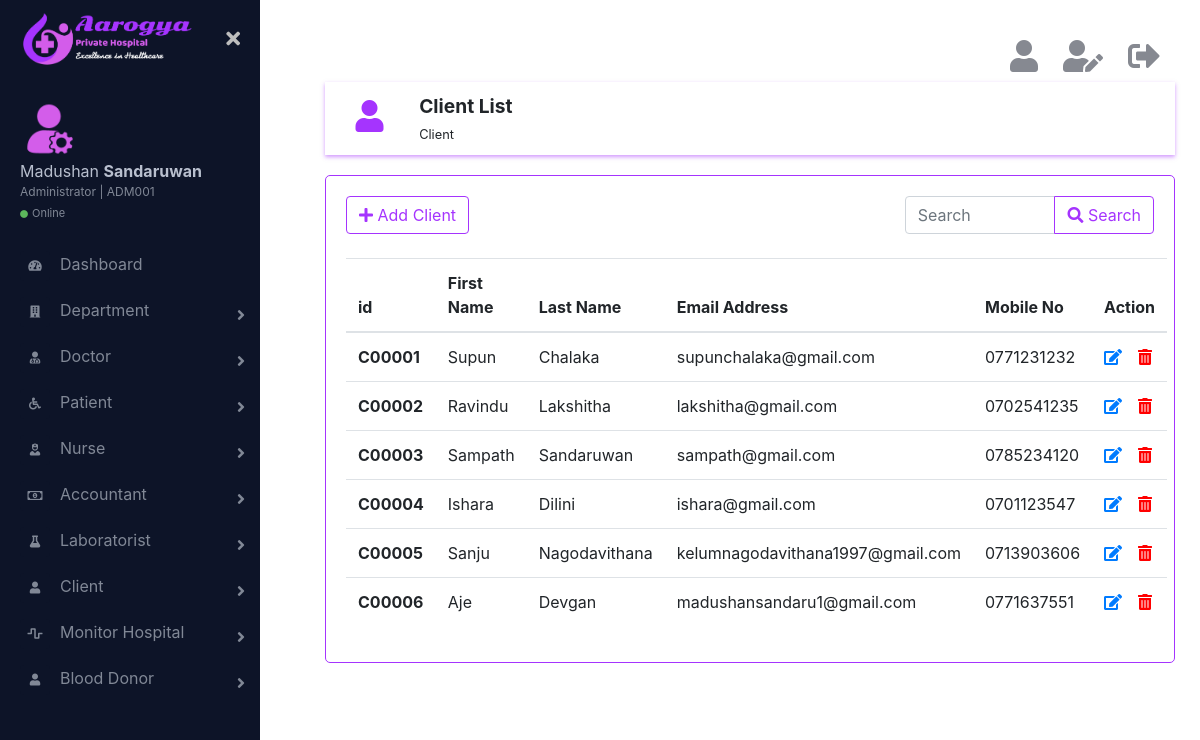
The page /html/clientList.php (signed in) on the database its author committed.
### tables this page shows
CREATE TABLE IF NOT EXISTS `client` (
  `id` char(6) NOT NULL,
  `firstName` varchar(20) NOT NULL,
  `lastName` varchar(20) NOT NULL,
  `email` varchar(100) NOT NULL,
  `mobile` char(10) NOT NULL,
  `is_deleted` int(11) NOT NULL,
  PRIMARY KEY (`id`)
);

### html/clientList.php (the view, shortened to what this page needs)
<?php
    require_once('../connection/connection.php');
?>
<!DOCTYPE html>
<html lang="en">
    <head>
        <link rel="stylesheet" href="../css/bootstrap.min.css">
        <link href="https://cdnjs.cloudflare.com/ajax/libs/font-awesome/5.10.0-11/css/all.css" rel="stylesheet">
        <link href="../css/main.css" rel="stylesheet">
    </head>
    <body>
        <div class="page-wrapper chiller-theme toggled">
            <?php
                require_once('sidebar.php');
            ?>
            <main class="page-content">
                <div class="container">
                    <?php
                        require_once('logoutbar.php');
                    ?>
                    <div class="row topic">
                        <div class="col-md-1 topic-logo">
                            <i class="fas fa-user fa-2x"></i>
                        </div>
                        <div class="col-md-11">
                            <span class="font-weight-bold"><big>Client List</big><br><small>Client</small></span>
                        </div>
                    </div>
                    <div class="row">
                        <div class="col-md-12 form">
                            <div class="row">
                                <div class="col-md-8">
                                    <a href="addClient.php" ><button type="button" class="btn btn-outline-primary"><i class="fas fa-plus"></i>  Add Client</button></a>
                                </div>
                                <div class="col-md-4">
                                    <form action="clientList.php" method="get">
                                        <div class="input-group">
                                            <input type="search" name="searchTxt" class="form-control" placeholder="Search">
                                            <div class="input-group-append">
                                                <button class="btn btn-outline-primary" type="submit" name="search"><i class="fas fa-search"></i> Search</button>
                                            </div>
                                        </div>
                                    </form>
                                </div>
                            </div>
                            <br>
                            <table class="table">
                              <thead>
                                  <tr>
                                      <th scope="col">id</th>
                                      <th scope="col">First Name</th>
                                      <th scope="col">Last Name</th>
                                      <th scope="col">Email Address</th>
                                      <th scope="col">Mobile No</th>
                                      <?php
                                        if($_SESSION['role'] == 'admin'){
                                            echo "<th scope='col'>Action</th>";
                                        }
                                    ?>
                                  </tr>
                              </thead>
                              <tbody>
                                  <?php
                                    if(isset($_GET['search'])){
                                        $search =  mysqli_real_escape_string($con,$_GET['searchTxt']);
                                        $query = "SELECT * FROM `client` WHERE `is_deleted` = 0 AND `id` LIKE '{$search}%' OR `firstName` LIKE '{$search}%' OR `lastName` LIKE '{$search}%' ORDER BY `id`";
                                    } else {
                                        $query = "SELECT * FROM `client` WHERE `is_deleted` = 0 ORDER BY `id`";
                                    }
                                    $result_set = mysqli_query($con,$query);
                                    if (mysqli_num_rows($result_set) >= 1) {
                                        while($clt = mysqli_fetch_assoc($result_set)){
                                            echo "<tr>";
                                            echo "<th scope='row'>".$clt['id']."</th>";
                                            echo "<td>".$clt['firstName']."</td>";
                                            echo "<td>".$clt['lastName']."</td>";
                                            echo "<td>".$clt['email']."</td>";
                                            echo "<td>".$clt['mobile']."</td>";
                                            if($_SESSION['role'] == 'admin'){
                                                echo "<td><a href=\"#\"><i class='fas fa-edit mr-3' data-toggle='tooltip' title='Edit'></i></a><a href='clientList.php?id={$clt['id']}' onclick=\"return confirm('Are you sure to delete this information ?');\"><i class='fas fa-trash-alt' data-toggle='tooltip' title='Delete' style='color:red;'></i></a></td>";
                                            }
                                            echo "</tr>";
                                        }
                                    } else {
                                        echo "<tr><td><h4 class='text-danger'>No records</h4></td></tr>";
                                    }
                                  ?>
                              </tbody>
                            </table>
                        </div>
                    </div>
                </div>
            </main>
        </div>
    </body>
</html>

### css/main.css (style rules this page uses)
.page-wrapper { height: 100vh; }
@media screen and (min-width: 700px) { .page-wrapper.toggled .page-content { padding-left: 300px; } }
.page-wrapper .page-content { display: inline-block; width: 100%; padding-left: 0px; padding-top: 20px; }
.page-wrapper .page-content > div { padding: 20px 40px; }
.page-wrapper .page-content { overflow-x: hidden; }
.topic { box-shadow: 0 2px 4px rgba(165, 52, 254, 0.5); padding: 10px; }
.topic-logo { display: inline-block; text-align: center; color: rgb(165, 52, 254); margin-top: 8px; }
.form { margin-top: 20px; border: 1px solid rgb(165, 52, 254); border-radius: 5px; padding: 20px; }

### rows shown on the page
client: id "C00001", firstName "Supun", lastName "Chalaka", email "supunchalaka@gmail.com", mobile "0771231232"
client: id "C00002", firstName "Ravindu", lastName "Lakshitha", email "lakshitha@gmail.com", mobile "0702541235"
client: id "C00003", firstName "Sampath", lastName "Sandaruwan", email "sampath@gmail.com", mobile "0785234120"
client: id "C00004", firstName "Ishara", lastName "Dilini", email "ishara@gmail.com", mobile "0701123547"
client: id "C00005", firstName "Sanju", lastName "Nagodavithana", email "kelumnagodavithana1997@gmail.com", mobile "0713903606"
client: id "C00006", firstName "Aje", lastName "Devgan", email "madushansandaru1@gmail.com", mobile "0771637551"

### other values the page prints
$_SESSION['firstName'] "Madushan"
$_SESSION['lastName'] "Sandaruwan"
$_SESSION['id'] "ADM001"
